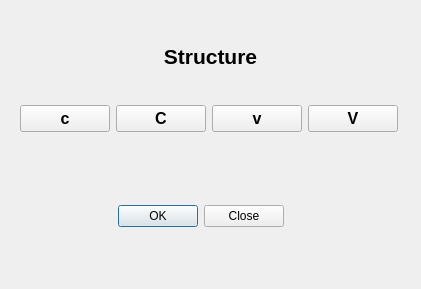
<?xml version="1.0" encoding="UTF-8"?>
<ui version="4.0">
 <class>chooseStructure</class>
 <widget class="QDialog" name="chooseStructure">
  <property name="geometry">
   <rect>
    <x>0</x>
    <y>0</y>
    <width>421</width>
    <height>289</height>
   </rect>
  </property>
  <property name="windowTitle">
   <string>Dialog</string>
  </property>
  <widget class="QDialogButtonBox" name="buttonBox">
   <property name="geometry">
    <rect>
     <x>30</x>
     <y>200</y>
     <width>341</width>
     <height>32</height>
    </rect>
   </property>
   <property name="orientation">
    <enum>Qt::Horizontal</enum>
   </property>
   <property name="standardButtons">
    <set>QDialogButtonBox::Close|QDialogButtonBox::Ok</set>
   </property>
   <property name="centerButtons">
    <bool>true</bool>
   </property>
  </widget>
  <widget class="QLabel" name="labelStructure">
   <property name="geometry">
    <rect>
     <x>20</x>
     <y>30</y>
     <width>381</width>
     <height>53</height>
    </rect>
   </property>
   <property name="font">
    <font>
     <pointsize>16</pointsize>
     <weight>75</weight>
     <bold>true</bold>
    </font>
   </property>
   <property name="layoutDirection">
    <enum>Qt::LeftToRight</enum>
   </property>
   <property name="text">
    <string>Structure</string>
   </property>
   <property name="alignment">
    <set>Qt::AlignCenter</set>
   </property>
  </widget>
  <widget class="QWidget" name="">
   <property name="geometry">
    <rect>
     <x>20</x>
     <y>90</y>
     <width>378</width>
     <height>57</height>
    </rect>
   </property>
   <layout class="QVBoxLayout" name="verticalLayout">
    <item>
     <layout class="QHBoxLayout" name="horizontalLayout">
      <item>
       <widget class="QPushButton" name="btnLowerC">
        <property name="font">
         <font>
          <pointsize>12</pointsize>
          <weight>75</weight>
          <bold>true</bold>
         </font>
        </property>
        <property name="text">
         <string>c</string>
        </property>
       </widget>
      </item>
      <item>
       <widget class="QPushButton" name="btnUpperC">
        <property name="font">
         <font>
          <pointsize>12</pointsize>
          <weight>75</weight>
          <bold>true</bold>
         </font>
        </property>
        <property name="text">
         <string>C</string>
        </property>
       </widget>
      </item>
      <item>
       <widget class="QPushButton" name="btnLowerV">
        <property name="font">
         <font>
          <pointsize>12</pointsize>
          <weight>75</weight>
          <bold>true</bold>
         </font>
        </property>
        <property name="text">
         <string>v</string>
        </property>
       </widget>
      </item>
      <item>
       <widget class="QPushButton" name="btnUpperV">
        <property name="font">
         <font>
          <pointsize>12</pointsize>
          <weight>75</weight>
          <bold>true</bold>
         </font>
        </property>
        <property name="text">
         <string>V</string>
        </property>
       </widget>
      </item>
     </layout>
    </item>
   </layout>
  </widget>
  <zorder>buttonBox</zorder>
  <zorder>btnUpperV</zorder>
  <zorder>btnLowerV</zorder>
  <zorder>btnLowerC</zorder>
  <zorder>btnUpperC</zorder>
  <zorder></zorder>
  <zorder>lineEdit</zorder>
  <zorder></zorder>
  <zorder>lineStructure</zorder>
  <zorder>btnUpperC</zorder>
  <zorder>btnLowerV</zorder>
  <zorder>btnUpperV</zorder>
  <zorder>btnLowerC</zorder>
  <zorder>labelStructure</zorder>
 </widget>
 <resources/>
 <connections>
  <connection>
   <sender>buttonBox</sender>
   <signal>accepted()</signal>
   <receiver>chooseStructure</receiver>
   <slot>accept()</slot>
   <hints>
    <hint type="sourcelabel">
     <x>248</x>
     <y>254</y>
    </hint>
    <hint type="destinationlabel">
     <x>157</x>
     <y>274</y>
    </hint>
   </hints>
  </connection>
  <connection>
   <sender>buttonBox</sender>
   <signal>rejected()</signal>
   <receiver>chooseStructure</receiver>
   <slot>reject()</slot>
   <hints>
    <hint type="sourcelabel">
     <x>316</x>
     <y>260</y>
    </hint>
    <hint type="destinationlabel">
     <x>286</x>
     <y>274</y>
    </hint>
   </hints>
  </connection>
 </connections>
</ui>
